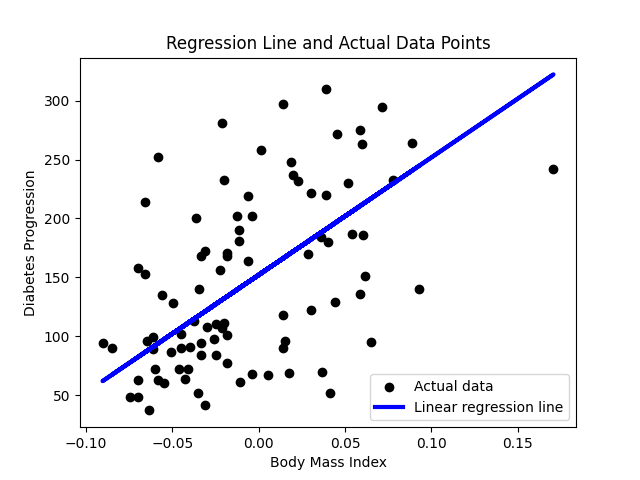

Write Python code to recreate this figure.
# Author: [email redacted]
# Date: 2024-05-16
# Description:

import matplotlib.pyplot as plt
import numpy as np
from sklearn import datasets
from sklearn.linear_model import LinearRegression
from sklearn.metrics import mean_squared_error
from sklearn.model_selection import train_test_split


def main():
    # Load the diabetes dataset
    diabetes = datasets.load_diabetes()

    # Select only one feature - BMI (which is the third feature in the dataset)
    # np.newaxis increases the dimension to use in linear regression
    X = diabetes.data[:, np.newaxis, 2]

    # Define the target variable
    y = diabetes.target

    # Split the data into training and testing sets
    X_train, X_test, y_train, y_test = train_test_split(
        X, y, test_size=0.2, random_state=42)

    # Create a linear regression model
    model = LinearRegression()

    # Train the model using the training sets
    model.fit(X_train, y_train)

    # Predict using the test set
    y_pred = model.predict(X_test)

    # Calculate the root mean square error (RMSE)
    rmse = np.sqrt(mean_squared_error(y_test, y_pred))

    # Plotting
    plt.scatter(X_test, y_test, color='black', label='Actual data')
    plt.plot(X_test, y_pred, color='blue', linewidth=3,
             label='Linear regression line')
    plt.xlabel('Body Mass Index')
    plt.ylabel('Diabetes Progression')
    plt.title('Regression Line and Actual Data Points')
    plt.legend()
    plt.savefig('lab2_answer.png')

    print("Coefficient:", model.coef_[0])
    print("Intercept:", model.intercept_)
    print("Root Mean Square Error: {:.2f}".format(rmse))


if __name__ == "__main__":
    main()
